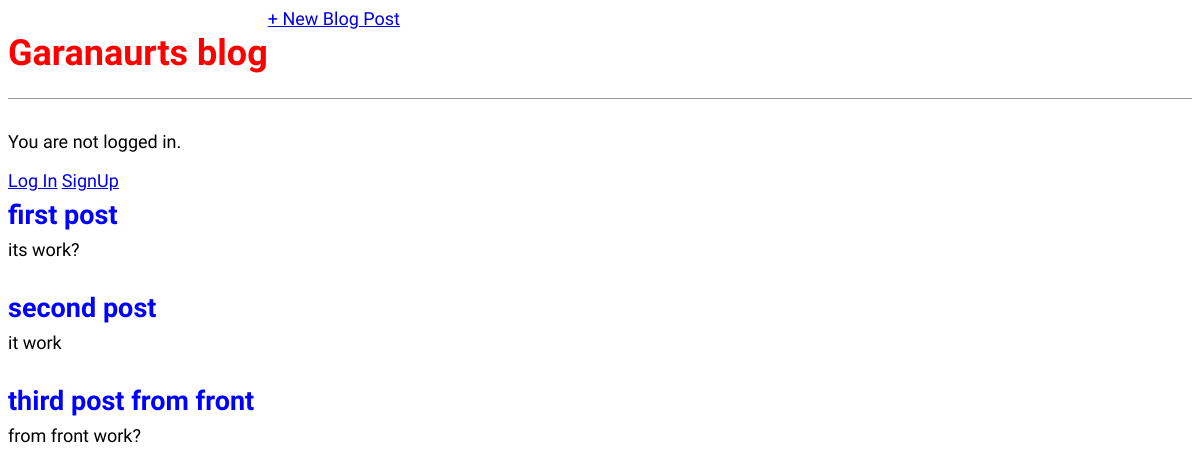
The page / on the database its author committed.
### pages/models.py (models this page shows, shortened)
class Post(models.Model):
    title = models.CharField(max_length=200)
    author = models.ForeignKey('auth.User',on_delete=models.CASCADE,)
    body = models.TextField()

### pages/views.py (the view)
# urls.py: path('', BlogListView.as_view(), name='home'),
class BlogListView(ListView):
    model = Post
    template_name = 'home.html'

### templates/home.html (shortened to what this page needs)
<!DOCTYPE html>
<html lang="en">
<head>
</head>
<body>
    {% extends 'base.html' %}
    {% block content %}
      {% for post in object_list %}
        <div class="post-entry">
          <h2><a href="{% url 'post_detail' post.pk %}">{{ post.title }}</a></h2>
          <p>{{ post.body }}</p>
        </div>
      {% endfor %}
    {% endblock content %}

### static/css/base.css (style rules this page uses)
body { font-family: 'Source Sans Pro', sans-serif; font-size: 18px; }
.post-entry { margin-bottom: 2rem; }
.post-entry h2 { margin: 0.5rem 0; }
.post-entry h2 a, .post-entry h2 a:visited { color: blue; text-decoration: none; }
.post-entry p { margin: 0; font-weight: 400; }

### rows shown on the page
Post: title "first post", body "its work?"
Post: title "second post", body "it work"
Post: title "third post from front", body "from front work?"
